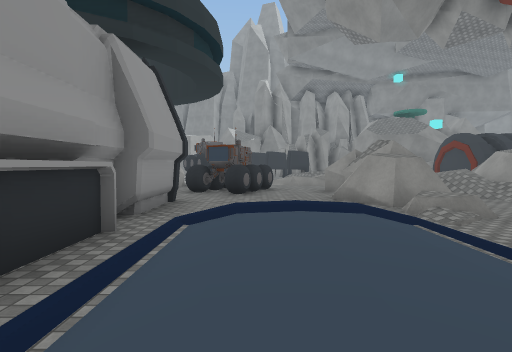
view 1 (above)

24 first-person views from a walk through a Unity game level. The camera is 1.2 m above the floor, tilts 2° down and sees 80° across. The floor is counted in squares, 2 m on a side. Each view is taken from the middle of a square. On the plan, view 1 faces up. The plan holds only what a view shows up to about 9 squares ahead; the rest is blank. The place goes on beyond the plan. The player is left out. Some surface patterns are stand-ins.

view 2
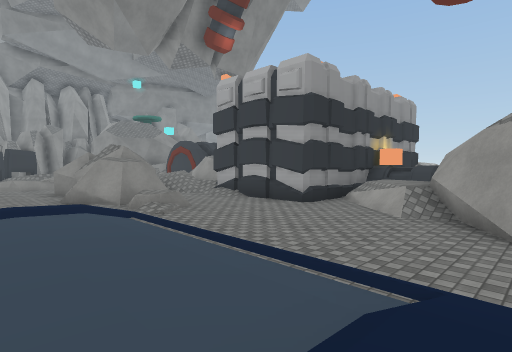

view 3
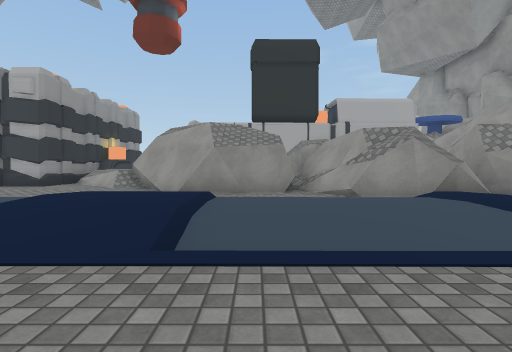

view 4
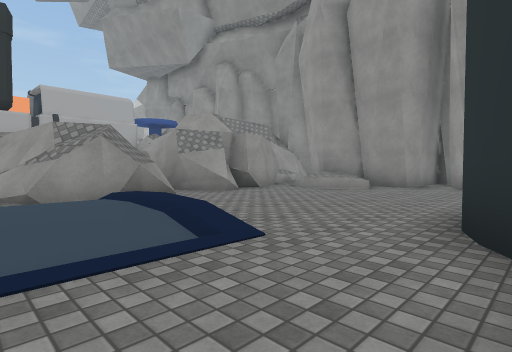

view 5
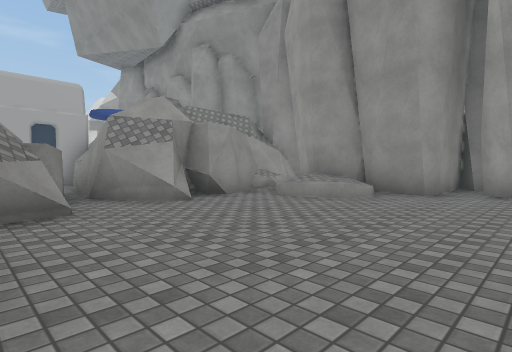

view 6
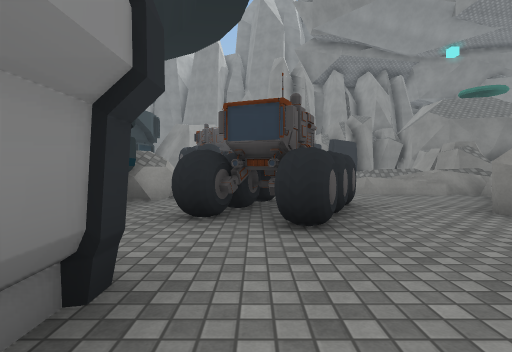

view 7
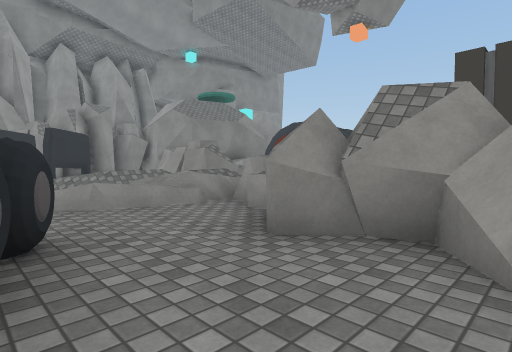

view 8
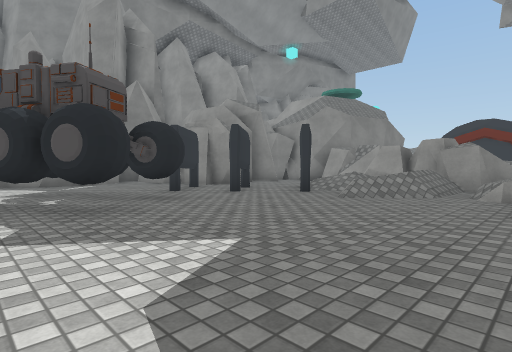

view 9
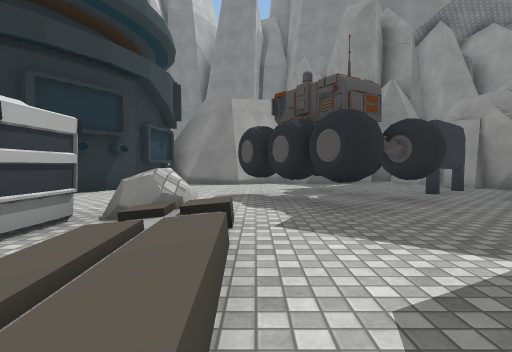

view 10
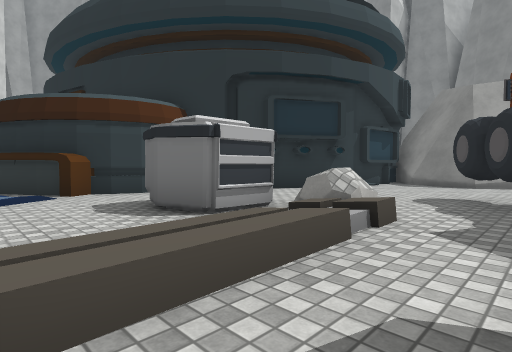

view 11
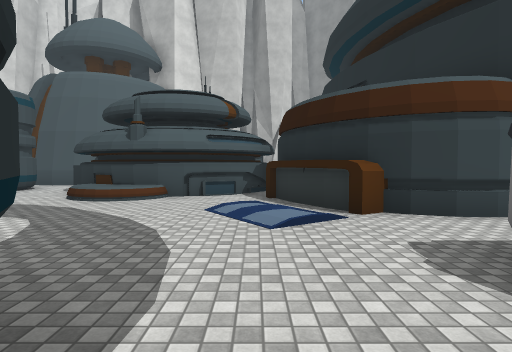

view 12
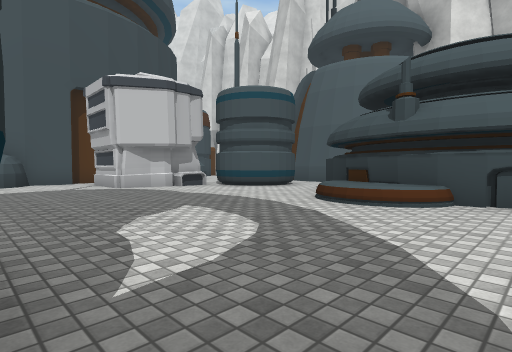

view 13
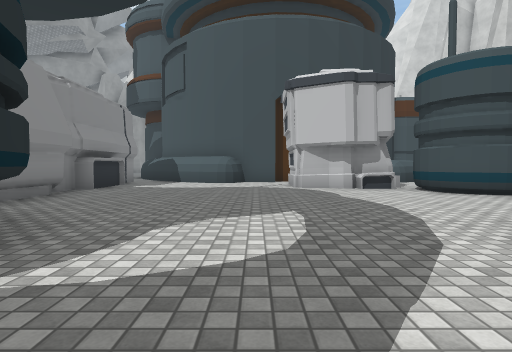

view 14
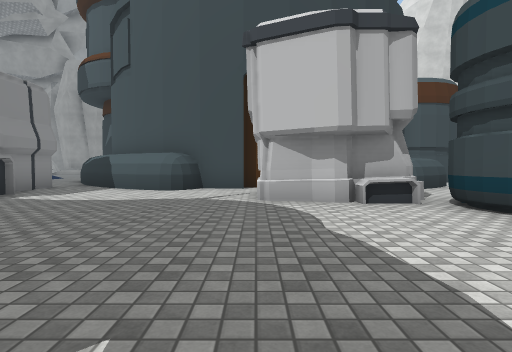

view 15
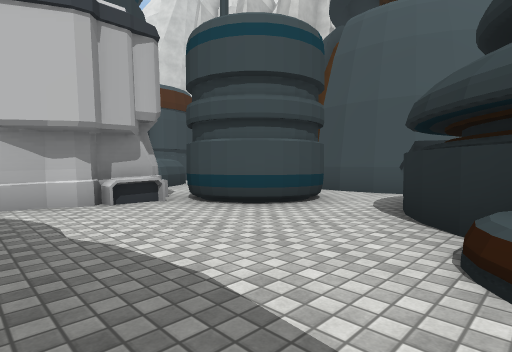

view 16
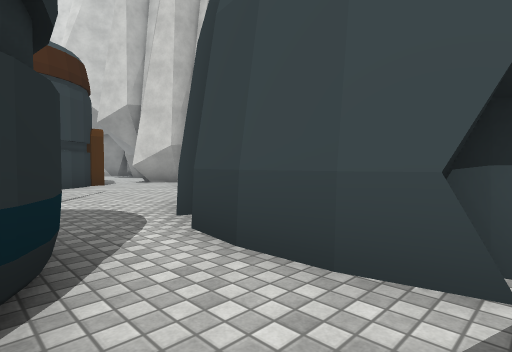

view 17
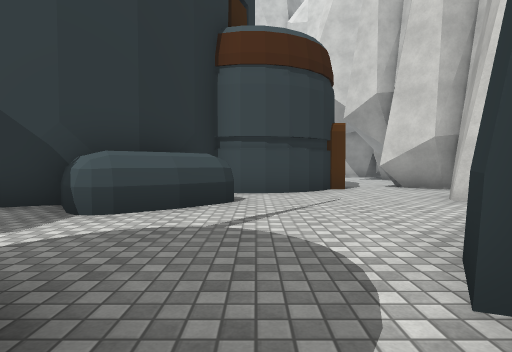

view 18
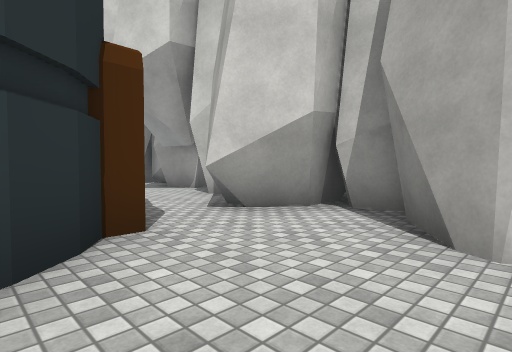

view 19
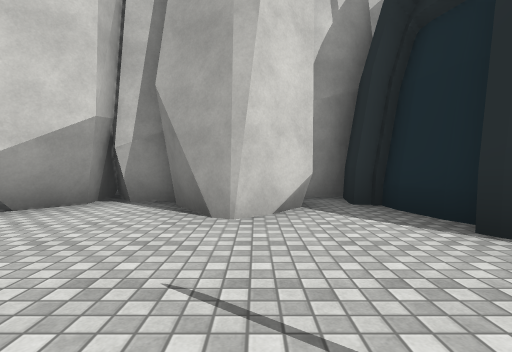

view 20
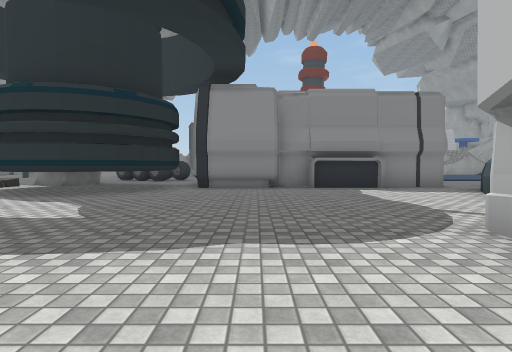

view 21
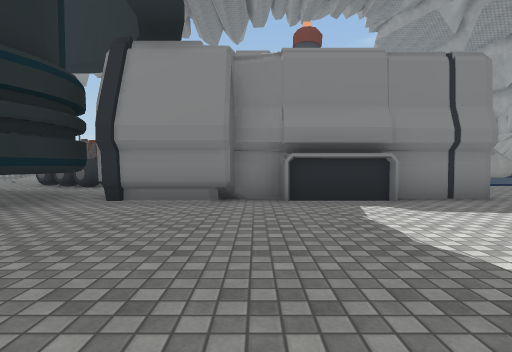

view 22
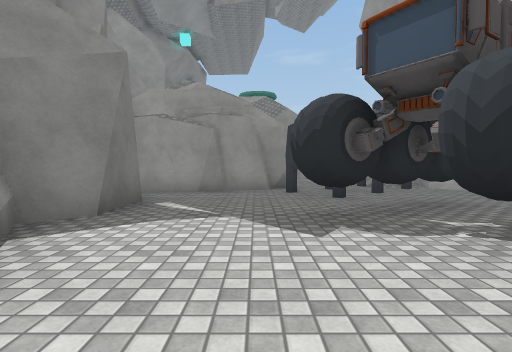

view 23
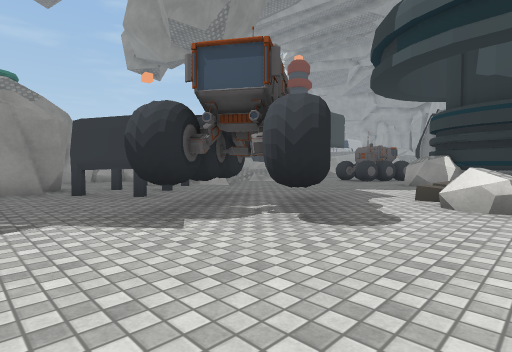

view 24
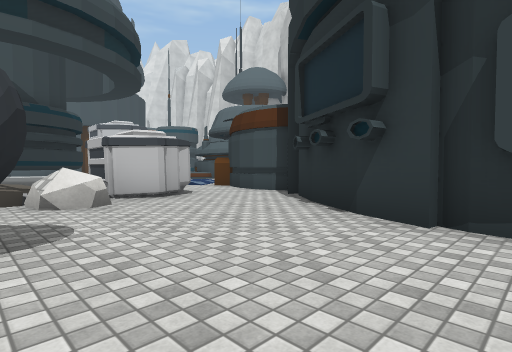

### Floor plan
Key: @ floor where view 1 was taken; # wall or solid block; x gap in a wall; . main floor; : floor 0.25 m higher than the main floor; + floor 0.5 m higher than the main floor; / step, stairs or slope; = window, fence, low wall or low ledge; ^ raised ledge; O other object.
Columns run from 22 left of view 1 to 8 right of it. Each row starts with its distance up from view 1.
 23                   ###  #
 22                ####.##.##
 21               ##........#
 20               #.........#
 19              ##....OO.OO#
 18              #....OOO..OO.
 17             ##.....O.O...O
 16             #...OO.O....O+ #
 15             #..OO//....//==#
 14             #..O. /.....///#
 13           ###/... /.....///x^=
 12         O..///...//..../ ==
 11          O......OOOO..../=#
 10          #.....OO OO.OO..^
  9          OO....OO   OOO.## //=
  8          OO.....OOO..O...##/=#
  7       OOO........O# ....##.//
  6      #...........## #.. .#..#
  5      #..#........## #.  .=..#
  4      #.OOO........###/////..#
  3     ##. O###.....####.::....###
  2    ##....^ ##....## #.::....//#
  1 ####......  #.....#  .::.../=##
  0 #......##.  .###..#   @:...###
 -1   #....####### ###.. /++/.##
 -2  ##....##          ../++ .#
 -3  #...###           ...:: .#
 -4 ###.##             ...:: .##
 -5  #..               ...:: ###
 -6  #..               ..///###
 -7  ..                #....//#
 -8 #..                 ......##
 -9 #.                  .....##
-10                     .....##
-11                     ...+=##
-12                      .. ###
-13                     #.#####
-14                     ###
-15                      ##

Positions as (right, up) in squares from view 1, and headings:
1: (0, 0), facing up
2: (0, -1), facing up-right
3: (-3, -3), facing right
4: (-3, -4), facing down-right
5: (-2, -6), facing down-right
6: (-1, 5), facing up
7: (0, 7), facing up-right
8: (-4, 12), facing up-right
9: (-4, 12), facing up
10: (-3, 12), facing up-left
11: (-5, 12), facing left
12: (-7, 11), facing down-left
13: (-9, 11), facing down
14: (-10, 8), facing down
15: (-10, 8), facing down-left
16: (-15, 6), facing down-left
17: (-16, 4), facing down
18: (-17, -1), facing down-left
19: (-16, -1), facing left
20: (-13, 5), facing right
21: (-10, 4), facing right
22: (-6, 20), facing right
23: (-6, 21), facing down-right
24: (-4, 21), facing down-left
